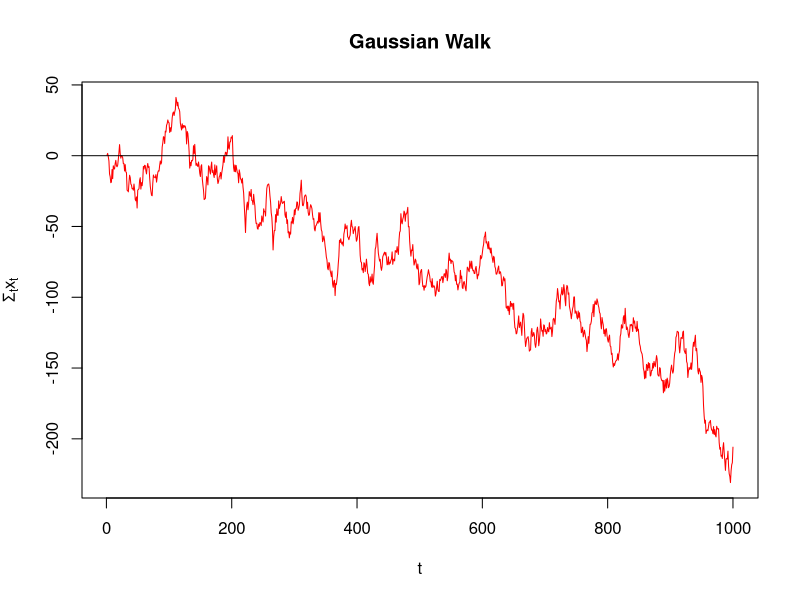

This figure's R source: (Note: this script raises an error after producing the figure.)
## ---- chunk 1
library(knitr)
library(tseries)
library(igraph)
library(ggplot2)
## ---- chunk 2
x <- rnorm(1000,0,5)
plot(cumsum(x),main="Gaussian Walk",col='red',
     ylab=expression(Sigma[t]*x[t]),
     xlab='t',type='l')
abline(h=0,col='black')
## ---- chunk 3
df <- data.frame(x=1:1000,y=rnorm(1000,0,5),sumy=cumsum(df$y))
p <- ggplot(aes(x=x,y=sumy), data=df) + geom_line(col='red') + geom_hline(aes(h=0)) + ggtitle("Gaussian Walk")
p
## ---- chunk 4
adft <- adf.test(x = cumsum(x),alternative = 'stationary')
print(adft)
## ---- chunk 5
g <- barabasi.game(n = 20, power = 1.1, m = 3, directed = T)
par(mar=c(.5,.5,2.2,.5))
plot.igraph(g, layout=layout.fruchterman.reingold,
            vertex.size=degree(g)*2,edge.arrow.size=.5,
            edge.color='dark gray',vertex.color='dark blue',
            vertex.label.color='white',
            main="Preferential Attachment Model\nBarabasi Random Graph")
